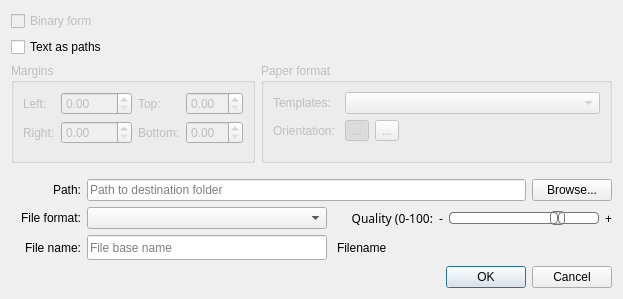
<?xml version="1.0" encoding="UTF-8"?>
<ui version="4.0">
 <class>DialogSaveLAyout</class>
 <widget class="QDialog" name="DialogSaveLAyout">
  <property name="geometry">
   <rect>
    <x>0</x>
    <y>0</y>
    <width>623</width>
    <height>299</height>
   </rect>
  </property>
  <property name="font">
   <font>
    <pointsize>9</pointsize>
   </font>
  </property>
  <property name="windowTitle">
   <string>Export Layout</string>
  </property>
  <property name="windowIcon">
   <iconset resource="../share/resources/toolicon.qrc">
    <normaloff>:/toolicon/32x32/export.png</normaloff>:/toolicon/32x32/export.png</iconset>
  </property>
  <layout class="QVBoxLayout" name="verticalLayout_3">
   <item>
    <widget class="QCheckBox" name="checkBoxBinaryDXF">
     <property name="enabled">
      <bool>false</bool>
     </property>
     <property name="text">
      <string>Binary form</string>
     </property>
    </widget>
   </item>
   <item>
    <widget class="QCheckBox" name="checkBoxTextAsPaths">
     <property name="enabled">
      <bool>true</bool>
     </property>
     <property name="text">
      <string>Text as paths</string>
     </property>
    </widget>
   </item>
   <item>
    <layout class="QFormLayout" name="formLayout">
     <property name="bottomMargin">
      <number>10</number>
     </property>
     <item row="0" column="0">
      <widget class="QGroupBox" name="groupBoxMargins">
       <property name="enabled">
        <bool>false</bool>
       </property>
       <property name="minimumSize">
        <size>
         <width>0</width>
         <height>100</height>
        </size>
       </property>
       <property name="title">
        <string>Margins</string>
       </property>
       <property name="checkable">
        <bool>false</bool>
       </property>
       <layout class="QVBoxLayout" name="verticalLayout">
        <item>
         <layout class="QHBoxLayout" name="horizontalLayout_5">
          <item>
           <layout class="QFormLayout" name="formLayout_2">
            <item row="1" column="0">
             <widget class="QLabel" name="labelRightField">
              <property name="text">
               <string>Right:</string>
              </property>
             </widget>
            </item>
            <item row="1" column="1">
             <widget class="QDoubleSpinBox" name="doubleSpinBoxRightField"/>
            </item>
            <item row="0" column="1">
             <widget class="QDoubleSpinBox" name="doubleSpinBoxLeftField">
              <property name="minimumSize">
               <size>
                <width>71</width>
                <height>0</height>
               </size>
              </property>
             </widget>
            </item>
            <item row="0" column="0">
             <widget class="QLabel" name="labelLeftField">
              <property name="text">
               <string>Left:</string>
              </property>
             </widget>
            </item>
           </layout>
          </item>
          <item>
           <layout class="QFormLayout" name="formLayout_3">
            <item row="0" column="0">
             <widget class="QLabel" name="labelTopField">
              <property name="text">
               <string>Top:</string>
              </property>
             </widget>
            </item>
            <item row="0" column="1">
             <widget class="QDoubleSpinBox" name="doubleSpinBoxTopField"/>
            </item>
            <item row="1" column="0">
             <widget class="QLabel" name="labelBottomField">
              <property name="text">
               <string>Bottom:</string>
              </property>
             </widget>
            </item>
            <item row="1" column="1">
             <widget class="QDoubleSpinBox" name="doubleSpinBoxBottomField"/>
            </item>
           </layout>
          </item>
         </layout>
        </item>
       </layout>
      </widget>
     </item>
     <item row="0" column="1">
      <widget class="QGroupBox" name="groupBoxPaperFormat">
       <property name="enabled">
        <bool>false</bool>
       </property>
       <property name="minimumSize">
        <size>
         <width>0</width>
         <height>100</height>
        </size>
       </property>
       <property name="title">
        <string>Paper format</string>
       </property>
       <layout class="QFormLayout" name="formLayout_4">
        <item row="0" column="0">
         <widget class="QLabel" name="labelTemplates">
          <property name="text">
           <string>Templates: </string>
          </property>
         </widget>
        </item>
        <item row="0" column="1">
         <widget class="QComboBox" name="comboBoxTemplates"/>
        </item>
        <item row="1" column="0">
         <widget class="QLabel" name="label_5">
          <property name="text">
           <string>Orientation: </string>
          </property>
         </widget>
        </item>
        <item row="1" column="1">
         <layout class="QHBoxLayout" name="horizontalLayout_4">
          <item>
           <widget class="QToolButton" name="toolButtonPortrait">
            <property name="text">
             <string>...</string>
            </property>
            <property name="icon">
             <iconset resource="../../../libs/vmisc/share/resources/icon.qrc">
              <normaloff>:/icon/16x16/portrait.png</normaloff>:/icon/16x16/portrait.png</iconset>
            </property>
            <property name="checkable">
             <bool>true</bool>
            </property>
            <property name="checked">
             <bool>true</bool>
            </property>
            <property name="autoExclusive">
             <bool>true</bool>
            </property>
           </widget>
          </item>
          <item>
           <widget class="QToolButton" name="toolButtonLandscape">
            <property name="text">
             <string>...</string>
            </property>
            <property name="icon">
             <iconset resource="../../../libs/vmisc/share/resources/icon.qrc">
              <normaloff>:/icon/16x16/landscape.png</normaloff>:/icon/16x16/landscape.png</iconset>
            </property>
            <property name="checkable">
             <bool>true</bool>
            </property>
            <property name="autoExclusive">
             <bool>true</bool>
            </property>
           </widget>
          </item>
          <item>
           <spacer name="horizontalSpacer">
            <property name="orientation">
             <enum>Qt::Horizontal</enum>
            </property>
            <property name="sizeHint" stdset="0">
             <size>
              <width>40</width>
              <height>20</height>
             </size>
            </property>
           </spacer>
          </item>
         </layout>
        </item>
       </layout>
      </widget>
     </item>
    </layout>
   </item>
   <item>
    <layout class="QVBoxLayout" name="verticalLayout_2">
     <item>
      <layout class="QHBoxLayout" name="horizontalLayout">
       <item>
        <widget class="QLabel" name="label">
         <property name="minimumSize">
          <size>
           <width>70</width>
           <height>0</height>
          </size>
         </property>
         <property name="text">
          <string>Path:</string>
         </property>
         <property name="alignment">
          <set>Qt::AlignRight|Qt::AlignTrailing|Qt::AlignVCenter</set>
         </property>
        </widget>
       </item>
       <item>
        <widget class="QLineEdit" name="lineEditPath">
         <property name="sizePolicy">
          <sizepolicy hsizetype="Expanding" vsizetype="Preferred">
           <horstretch>0</horstretch>
           <verstretch>0</verstretch>
          </sizepolicy>
         </property>
         <property name="toolTip">
          <string>Destination folder</string>
         </property>
         <property name="placeholderText">
          <string>Path to destination folder</string>
         </property>
        </widget>
       </item>
       <item>
        <widget class="QPushButton" name="pushButtonBrowse">
         <property name="sizePolicy">
          <sizepolicy hsizetype="Preferred" vsizetype="Preferred">
           <horstretch>0</horstretch>
           <verstretch>0</verstretch>
          </sizepolicy>
         </property>
         <property name="toolTip">
          <string>Select path to destination folder</string>
         </property>
         <property name="text">
          <string>Browse...</string>
         </property>
        </widget>
       </item>
      </layout>
     </item>
     <item>
      <layout class="QHBoxLayout" name="horizontalLayout_7">
       <item>
        <widget class="QLabel" name="label_2">
         <property name="minimumSize">
          <size>
           <width>70</width>
           <height>0</height>
          </size>
         </property>
         <property name="text">
          <string>File format:</string>
         </property>
         <property name="alignment">
          <set>Qt::AlignRight|Qt::AlignTrailing|Qt::AlignVCenter</set>
         </property>
        </widget>
       </item>
       <item>
        <widget class="ExportFormatCombobox" name="comboBoxFormat">
         <property name="sizePolicy">
          <sizepolicy hsizetype="Fixed" vsizetype="Preferred">
           <horstretch>0</horstretch>
           <verstretch>0</verstretch>
          </sizepolicy>
         </property>
         <property name="minimumSize">
          <size>
           <width>240</width>
           <height>0</height>
          </size>
         </property>
        </widget>
       </item>
       <item>
        <spacer name="horizontalSpacer_2">
         <property name="orientation">
          <enum>Qt::Horizontal</enum>
         </property>
         <property name="sizeHint" stdset="0">
          <size>
           <width>40</width>
           <height>20</height>
          </size>
         </property>
        </spacer>
       </item>
       <item>
        <widget class="QLabel" name="quality_Label">
         <property name="minimumSize">
          <size>
           <width>90</width>
           <height>0</height>
          </size>
         </property>
         <property name="font">
          <font>
           <family>MS Shell Dlg 2 UI</family>
           <pointsize>9</pointsize>
          </font>
         </property>
         <property name="text">
          <string>Quality (0-100:</string>
         </property>
         <property name="alignment">
          <set>Qt::AlignRight|Qt::AlignTrailing|Qt::AlignVCenter</set>
         </property>
        </widget>
       </item>
       <item>
        <widget class="QLabel" name="label_12">
         <property name="maximumSize">
          <size>
           <width>10</width>
           <height>16777215</height>
          </size>
         </property>
         <property name="font">
          <font>
           <family>MS Shell Dlg 2 UI</family>
           <pointsize>9</pointsize>
          </font>
         </property>
         <property name="text">
          <string>-</string>
         </property>
         <property name="alignment">
          <set>Qt::AlignRight|Qt::AlignTrailing|Qt::AlignVCenter</set>
         </property>
         <property name="indent">
          <number>0</number>
         </property>
        </widget>
       </item>
       <item>
        <widget class="QSlider" name="exportQuality_Slider">
         <property name="sizePolicy">
          <sizepolicy hsizetype="Fixed" vsizetype="Preferred">
           <horstretch>0</horstretch>
           <verstretch>0</verstretch>
          </sizepolicy>
         </property>
         <property name="minimumSize">
          <size>
           <width>150</width>
           <height>22</height>
          </size>
         </property>
         <property name="maximumSize">
          <size>
           <width>225</width>
           <height>16777215</height>
          </size>
         </property>
         <property name="styleSheet">
          <string notr="true">QSlider::groove:horizontal {
border: 1px solid #bbb;
background: white;
height: 10px;
border-radius: 4px;
}

QSlider::sub-page:horizontal {
background: qlineargradient(x1: 0, y1: 0,    x2: 0, y2: 1,
stop: 0 #66e, stop: 1 #bbf);
background: qlineargradient(x1: 0, y1: 0.2, x2: 1, y2: 1,
stop: 0 #bbf, stop: 1 #55f);
border: 1px solid #777;
height: 10px;
border-radius: 4px;
}

QSlider::add-page:horizontal {
background: #fff;
border: 1px solid #777;
height: 10px;
border-radius: 4px;
}

QSlider::handle:horizontal {
background: qlineargradient(x1:0, y1:0, x2:1, y2:1,
stop:0 #eee, stop:1 #ccc);
border: 1px solid #777;
width: 13px;
margin-top: -2px;
margin-bottom: -2px;
border-radius: 4px;
}

QSlider::handle:horizontal:hover {
background: qlineargradient(x1:0, y1:0, x2:1, y2:1,
stop:0 #fff, stop:1 #ddd);
border: 1px solid #444;
border-radius: 4px;
}

QSlider::sub-page:horizontal:disabled {
background: #bbb;
border-color: #999;
}

QSlider::add-page:horizontal:disabled {
background: #eee;
border-color: #999;
}

QSlider::handle:horizontal:disabled {
background: #eee;
border: 1px solid #aaa;
border-radius: 4px;
}</string>
         </property>
         <property name="maximum">
          <number>100</number>
         </property>
         <property name="value">
          <number>75</number>
         </property>
         <property name="sliderPosition">
          <number>75</number>
         </property>
         <property name="orientation">
          <enum>Qt::Horizontal</enum>
         </property>
        </widget>
       </item>
       <item>
        <widget class="QLabel" name="label_13">
         <property name="maximumSize">
          <size>
           <width>10</width>
           <height>16777215</height>
          </size>
         </property>
         <property name="font">
          <font>
           <family>MS Shell Dlg 2 UI</family>
           <pointsize>9</pointsize>
          </font>
         </property>
         <property name="text">
          <string>+</string>
         </property>
         <property name="alignment">
          <set>Qt::AlignLeading|Qt::AlignLeft|Qt::AlignVCenter</set>
         </property>
        </widget>
       </item>
      </layout>
     </item>
    </layout>
   </item>
   <item>
    <layout class="QHBoxLayout" name="horizontalLayout_2">
     <item>
      <widget class="QLabel" name="label_3">
       <property name="minimumSize">
        <size>
         <width>70</width>
         <height>0</height>
        </size>
       </property>
       <property name="text">
        <string>File name:</string>
       </property>
       <property name="alignment">
        <set>Qt::AlignRight|Qt::AlignTrailing|Qt::AlignVCenter</set>
       </property>
      </widget>
     </item>
     <item>
      <widget class="QLineEdit" name="lineEditFileName">
       <property name="sizePolicy">
        <sizepolicy hsizetype="Expanding" vsizetype="Preferred">
         <horstretch>0</horstretch>
         <verstretch>0</verstretch>
        </sizepolicy>
       </property>
       <property name="minimumSize">
        <size>
         <width>240</width>
         <height>0</height>
        </size>
       </property>
       <property name="toolTip">
        <string>File base name</string>
       </property>
       <property name="placeholderText">
        <string>File base name</string>
       </property>
      </widget>
     </item>
     <item>
      <spacer name="horizontalSpacer_3">
       <property name="orientation">
        <enum>Qt::Horizontal</enum>
       </property>
       <property name="sizeHint" stdset="0">
        <size>
         <width>40</width>
         <height>20</height>
        </size>
       </property>
      </spacer>
     </item>
     <item>
      <widget class="QLabel" name="labelExample">
       <property name="minimumSize">
        <size>
         <width>275</width>
         <height>0</height>
        </size>
       </property>
       <property name="text">
        <string notr="true">Filename</string>
       </property>
       <property name="alignment">
        <set>Qt::AlignLeading|Qt::AlignLeft|Qt::AlignVCenter</set>
       </property>
      </widget>
     </item>
    </layout>
   </item>
   <item>
    <widget class="QDialogButtonBox" name="buttonBox">
     <property name="orientation">
      <enum>Qt::Horizontal</enum>
     </property>
     <property name="standardButtons">
      <set>QDialogButtonBox::Cancel|QDialogButtonBox::Ok</set>
     </property>
    </widget>
   </item>
  </layout>
 </widget>
 <customwidgets>
  <customwidget>
   <class>ExportFormatCombobox</class>
   <extends>QComboBox</extends>
   <header>export_format_combobox.h</header>
  </customwidget>
 </customwidgets>
 <tabstops>
  <tabstop>lineEditPath</tabstop>
  <tabstop>pushButtonBrowse</tabstop>
  <tabstop>comboBoxFormat</tabstop>
  <tabstop>checkBoxBinaryDXF</tabstop>
  <tabstop>checkBoxTextAsPaths</tabstop>
  <tabstop>doubleSpinBoxLeftField</tabstop>
  <tabstop>doubleSpinBoxTopField</tabstop>
  <tabstop>doubleSpinBoxRightField</tabstop>
  <tabstop>doubleSpinBoxBottomField</tabstop>
  <tabstop>toolButtonPortrait</tabstop>
  <tabstop>toolButtonLandscape</tabstop>
 </tabstops>
 <resources>
  <include location="../share/resources/toolicon.qrc"/>
  <include location="../../../libs/vmisc/share/resources/icon.qrc"/>
 </resources>
 <connections>
  <connection>
   <sender>buttonBox</sender>
   <signal>accepted()</signal>
   <receiver>DialogSaveLAyout</receiver>
   <slot>accept()</slot>
   <hints>
    <hint type="sourcelabel">
     <x>248</x>
     <y>254</y>
    </hint>
    <hint type="destinationlabel">
     <x>157</x>
     <y>274</y>
    </hint>
   </hints>
  </connection>
  <connection>
   <sender>buttonBox</sender>
   <signal>rejected()</signal>
   <receiver>DialogSaveLAyout</receiver>
   <slot>reject()</slot>
   <hints>
    <hint type="sourcelabel">
     <x>316</x>
     <y>260</y>
    </hint>
    <hint type="destinationlabel">
     <x>286</x>
     <y>274</y>
    </hint>
   </hints>
  </connection>
 </connections>
</ui>
